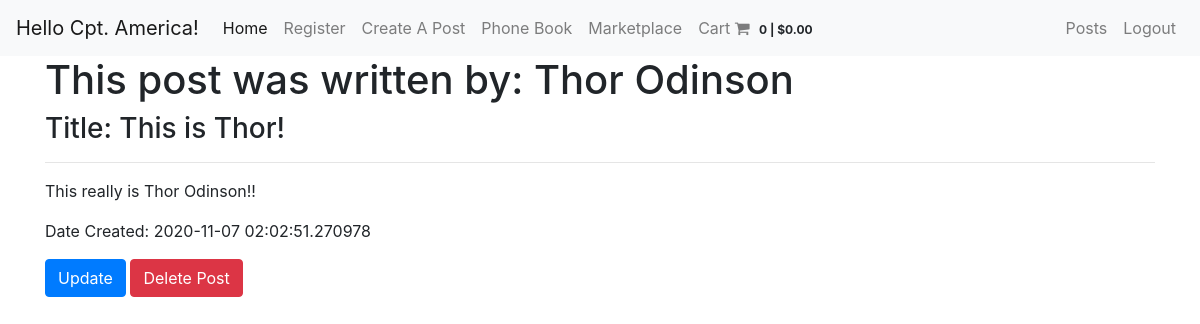
/blog/posts/3 (signed in), run on the app's committed database.
### app/models.py (models this page shows, shortened)
class Avenger(db.Model, UserMixin):
    id = db.Column(db.Integer, primary_key=True)
    first_name = db.Column(db.String(100), nullable=False, unique=False)
    last_name = db.Column(db.String(100), nullable=False, unique=False)
    avenger_name = db.Column(db.String(100), nullable=False, unique=True)
    address = db.Column(db.String(100), nullable=False)
    email = db.Column(db.String(100), nullable=False)
    phone_num = db.Column(db.String(100), nullable=False)
    password = db.Column(db.String(256), nullable=False)
    post = db.relationship('Post', backref='author', lazy=True)

class Post(db.Model):
    id = db.Column(db.Integer, primary_key=True)
    title = db.Column(db.String(200))
    content = db.Column(db.String(300))
    date_created = db.Column(db.DateTime, nullable=False, default=datetime.utcnow)
    user_id = db.Column(db.Integer, db.ForeignKey('avenger.id'), nullable=False)

### app/blueprints/blog/routes.py (the view)
@blog.route('/posts/<int:post_id>')
@login_required
def post_detail(post_id):
    post = Post.query.get_or_404(post_id)
    return render_template('post_detail.html', post=post)

### app/models.py (called while the page is built)
@login.user_loader
def load_user(avenger_id):
    return Avenger.query.get(int(avenger_id))

### app/routes.py (called while the page is built)
@app.context_processor
def cart_stuff():
    if 'cart' not in session:
        session['cart'] = {
            'items': [],
            'cart_total': 0
        }
    return {'cart': session['cart']}

### app/templates/post_detail.html (shortened to what this page needs)
{% extends 'base.html' %}
{% block content %}
<h1>This post was written by: {{ post.author.avenger_name }}</h1>
<h3>Title: {{ post.title }}</h3>
<hr>
<p>{{ post.content }}</p>
<blockquote>Date Created: {{ post.date_created }}</blockquote>
<a href="{{ url_for('blog.post_update', post_id=post.id) }}"><button type="button" class="btn btn-primary">Update</button></a>
<button type="button" class="btn btn-danger" data-toggle='modal' data-target='#dangerModal'>Delete Post</button>
{% endblock content %}

### app/templates/nav.html (shortened to what this page needs)
<nav class="navbar navbar-expand-sm navbar-light bg-light">
    <a class="navbar-brand" href="#">Hello {{ current_user.avenger_name }}!</a>
    <div class="collapse navbar-collapse" id="collapsibleNavId">
        <ul class="navbar-nav mr-auto mt-2 mt-lg-0">
            <li class="nav-item active">
                <a class="nav-link" href="{{ url_for ('index') }}">Home <span class="sr-only">(current)</span></a>
            </li>
            <li class="nav-item">
                <a class="nav-link" href="{{ url_for ('auth.register') }}">Register</a>
            </li>
            <li class="nav-item">
                <a class="nav-link" href="{{ url_for ('blog.createposts') }}">Create A Post</a>
            </li>
            <li class="nav-item">
                <a class="nav-link" href="{{ url_for ('users') }}">Phone Book</a>
            </li>
            <li class="nav-item">
                <a class="nav-link" href="{{ url_for ('shop.get_products') }}">Marketplace</a>
            </li>
            <li class="nav-item">
                <a class="nav-link" href="{{ url_for ('shop.cart') }}">
                    <span>Cart</span>
                    <i class="fa fa-shopping-cart"></i>
                    <span class="badge badge-light">
                        {% if cart %}
                            {{ cart['items']|length }} | {{ '${:,.2f}'.format(cart['cart_total']) }}
                        {% else %}
                        0 | $0.00
                        {% endif %}
                    </span>
                </a>
            </li>
        </ul>
        <ul class="navbar-nav m1-auto mt-2 mt-lg-0"><li class="nav-item">
            <a class="nav-link" href="{{ url_for ('blog.posts') }}">Posts</a>
        </li>
    </ul>
    <ul class="navbar-nav m1-auto mt-2 mt-lg-0">
        {% if current_user.is_authenticated %}
        <li class="nav-item">
            <a class="nav-link" href="{{ url_for('auth.logout') }}">Logout</a>
        </li>
        {% else %}
        <li class="nav-item">
            <a class="nav-link" href="{{ url_for('auth.login') }}">Login</a>
        </li>
        {% endif %}
    </ul>
    </div>
</nav>

### data on the page
Avenger: avenger_name "Cpt. America"
Avenger: author.avenger_name "Thor Odinson"
Post: title "This is Thor!", content "This really is Thor Odinson!!", date_created "2020-11-07 02:02:51.270978"

### other printed values
{{ cart['items']|length }} "0"
{{ '${:,.2f}'.format(cart['cart_total']) }} "$0.00"
